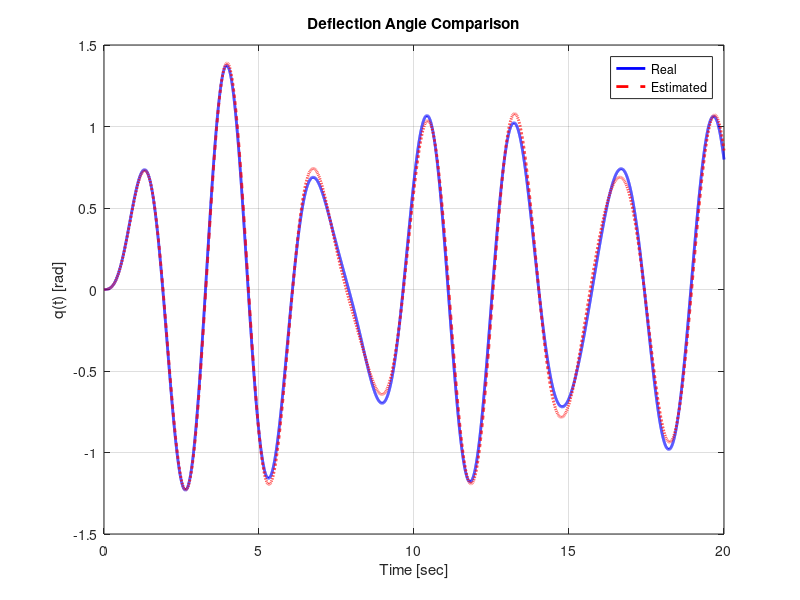
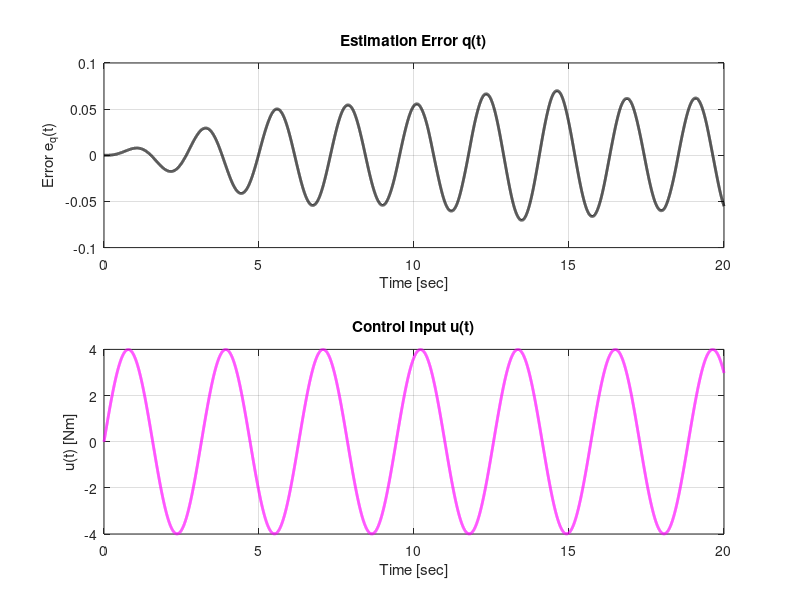

Write MATLAB code to recreate these figures, in order.
clc; clear; close all;

m_real = 0.75;
L_real = 1.25;
c_real = 0.15;
g = 9.81;
A0 = 4;
omega = 2;

A = [0 1; -g/L_real -c_real/(m_real*L_real^2)];
B = [0; 1/(m_real*L_real^2)];

Ts = 0.1;
t_sim = 0:Ts:20;
dt = 1e-3;
t_cont = 0:dt:20;

u = @(t) A0 * sin(omega * t);

xdot = @(t, x) A*x + B*u(t);
[t_cont, X] = ode45(xdot, t_cont, [0; 0]);

q_samples = interp1(t_cont, X(:,1), t_sim);
dq_samples = interp1(t_cont, X(:,2), t_sim);
ddq_samples = gradient(dq_samples, Ts);
u_samples = u(t_sim);

Phi = [-q_samples', -dq_samples', u_samples'];
y = ddq_samples';

% Parameter estimation
theta = (Phi' * Phi) \ (Phi' * y);

L_est = g / theta(1);
mL2_est = 1 / theta(3);
c_est = theta(2) * mL2_est;
m_est = mL2_est / (L_est^2);

fprintf('Parameter Estimation:\n');
fprintf('L_est = %.4f m\n', L_est);
fprintf('m_est = %.4f kg\n', m_est);
fprintf('c_est = %.4f Nm/sec\n', c_est);

A_est = [0 1; -g/L_est -c_est/(m_est*L_est^2)];
B_est = [0; 1/(m_est*L_est^2)];
dxdt_est = @(t, x) A_est*x + B_est*u(t);
[t_cont, X_est] = ode45(dxdt_est, t_cont, [0; 0]);

figure;
plot(t_cont, X(:,1), 'b', 'LineWidth', 2); hold on;
plot(t_cont, X_est(:,1), 'r--', 'LineWidth', 2);
xlabel('Time [sec]'); ylabel('q(t) [rad]');
legend('Real', 'Estimated');
title('Deflection Angle Comparison');
grid on;

figure;
subplot(2,1,1);
plot(t_cont, X(:,1) - X_est(:,1), 'k', 'LineWidth', 2);
xlabel('Time [sec]'); ylabel('Error e_q(t)');
title('Estimation Error q(t)');
grid on;

subplot(2,1,2);
plot(t_cont, u(t_cont), 'm', 'LineWidth', 2);
xlabel('Time [sec]'); ylabel('u(t) [Nm]');
title('Control Input u(t)');
grid on;


% ========================
% Μέθοδος με μόνο q(t) και u(t)
% ========================
Phi2 = [q_samples(2:end-1)' q_samples(1:end-2)' u_samples(2:end-1)'];
y2 = q_samples(3:end)';

theta2 = (Phi2' * Phi2) \ (Phi2' * y2);

fprintf('\nEstimation with only q(t) and u(t):\n');
fprintf('L_est2 = %.4f m\n', g/theta2(1));
